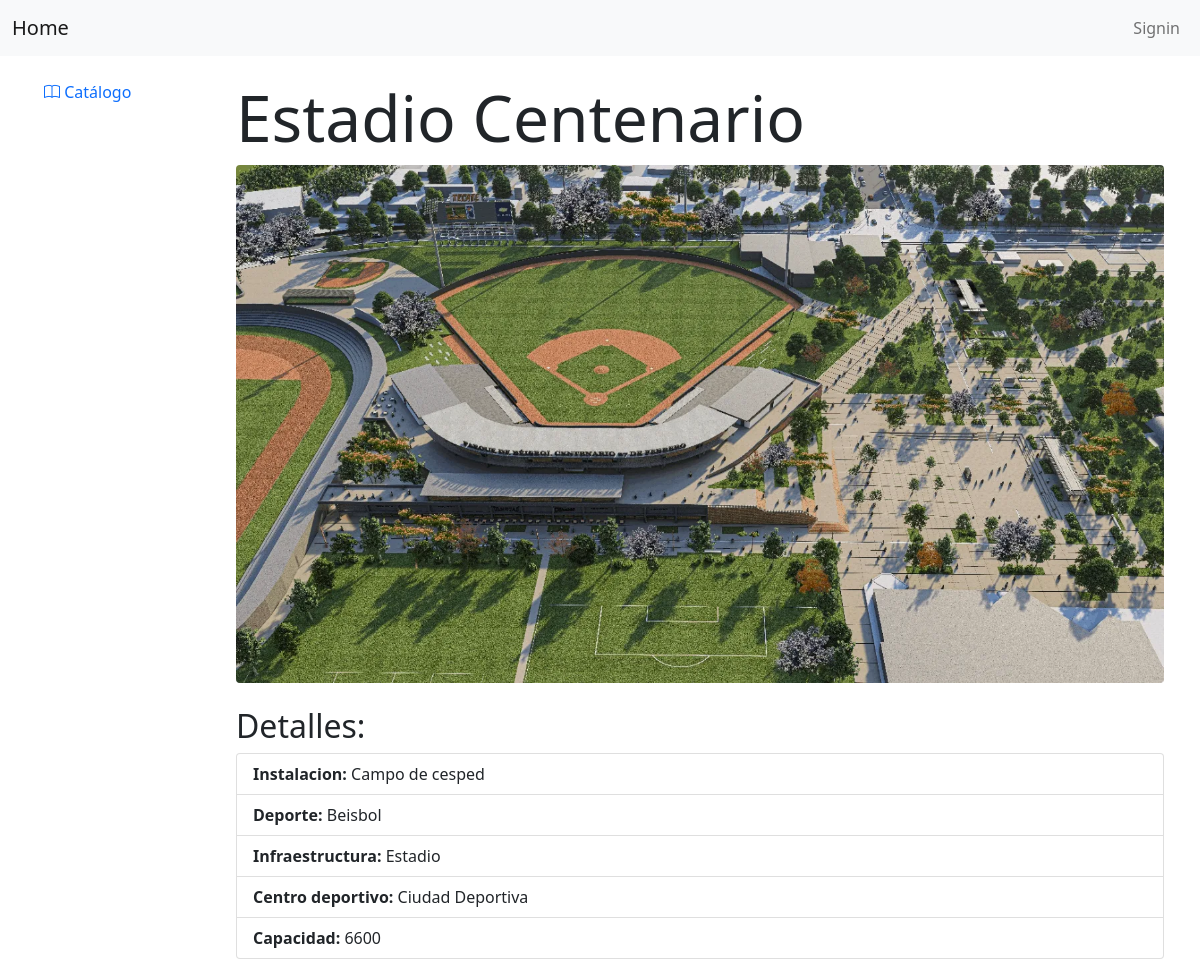
Page /catalogue/1/ on the committed database.
### Reservacion/models.py (models this page shows, shortened)
class SportZones(models.Model):
    id_sportzones = models.AutoField(primary_key=True)
    id_facilities=models.ForeignKey(Facilities, on_delete=models.CASCADE)
    id_sports=models.ForeignKey(Sports, on_delete=models.CASCADE)
    id_infrastructures= models.ForeignKey(Infrastructures , on_delete=models.CASCADE)
    id_sportcenters =models.ForeignKey(SportCenters, on_delete=models.CASCADE)
    url_image = models.ImageField(upload_to='images/sport-zones/', default='images/transparent.png')
    capacity = models.IntegerField(default=0)
    name = models.CharField(max_length=100)
    section = models.IntegerField(default=0,editable=False)  # Añadimos el campo 'section'

class Facilities(models.Model):
    id_facilities = models.AutoField(primary_key=True)
    name = models.CharField(max_length=35)

class Sports(models.Model):
    id_sports = models.AutoField(primary_key=True)
    name = models.CharField(max_length=35)

class Infrastructures(models.Model):
    id_infrastructures = models.AutoField(primary_key=True)
    name = models.CharField(max_length=35)

class SportCenters(models.Model):
    id_sportcenters = models.AutoField(primary_key=True)
    id_cities=models.ForeignKey(Cities, on_delete=models.CASCADE)
    url_image = models.ImageField(upload_to='images/sport-centers/', default='images/transparent.png')
    name = models.CharField(max_length=100)

### Reservacion/views.py (the view)
# urls.py: path('catalogue/<int:catalogue_id>/', views.catalogue_detail, name='cataloguedetail'),
def catalogue_detail(request, catalogue_id):
    catalogue = get_object_or_404(SportZones, pk=catalogue_id)
    return render(request, 'catalogue_detail.html', {'catalogue': catalogue})

### Reservacion/templates/catalogue_detail.html
{% extends "base.html" %}
{% block content %}
  <div class="container mt-4">
    <h1 class="display-3">{{ catalogue.name }}</h1>
    <img src="{{ catalogue.url_image.url }}" alt="{{ catalogue.name }} Image" class="img-fluid rounded">
    <h2 class="mt-4">Detalles:</h2>
    <ul class="list-group">
      <li class="list-group-item"><strong>Instalacion:</strong> {{ catalogue.id_facilities.name }}</li>
      <li class="list-group-item"><strong>Deporte:</strong> {{ catalogue.id_sports.name }}</li>
      <li class="list-group-item"><strong>Infraestructura:</strong> {{ catalogue.id_infrastructures.name }}</li>
      <li class="list-group-item"><strong>Centro deportivo:</strong> {{ catalogue.id_sportcenters.name }}</li>
      <li class="list-group-item"><strong>Capacidad:</strong> {{ catalogue.capacity }}</li>
    </ul>
  </div>
{% endblock %}

### rows in the picture
SportZones: name "Estadio Centenario", url_image (picture), id_facilities.name "Campo de cesped", id_sports.name "Beisbol", id_infrastructures.name "Estadio", id_sportcenters.name "Ciudad Deportiva", capacity "6600"
